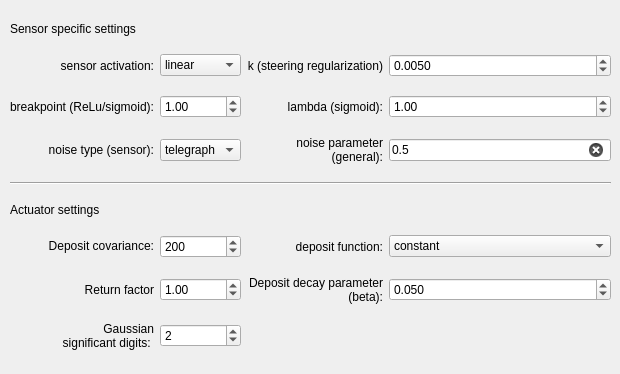
         <widget class="QWidget" name="tab_2">
          <attribute name="title">
           <string>Sensor/actuator specific settings</string>
          </attribute>
          <widget class="QWidget" name="gridLayoutWidget">
           <property name="geometry">
            <rect>
             <x>10</x>
             <y>10</y>
             <width>601</width>
             <height>355</height>
            </rect>
           </property>
           <layout class="QGridLayout" name="gridLayout">
            <item row="6" column="0">
             <widget class="QLabel" name="label_covariance">
              <property name="sizePolicy">
               <sizepolicy hsizetype="Preferred" vsizetype="Maximum">
                <horstretch>0</horstretch>
                <verstretch>0</verstretch>
               </sizepolicy>
              </property>
              <property name="text">
               <string>Deposit covariance:</string>
              </property>
              <property name="alignment">
               <set>Qt::AlignRight|Qt::AlignTrailing|Qt::AlignVCenter</set>
              </property>
             </widget>
            </item>
            <item row="3" column="2">
             <widget class="QLabel" name="label_noiseparameter">
              <property name="text">
               <string>noise parameter
(general):</string>
              </property>
              <property name="alignment">
               <set>Qt::AlignRight|Qt::AlignTrailing|Qt::AlignVCenter</set>
              </property>
             </widget>
            </item>
            <item row="6" column="2">
             <widget class="QLabel" name="label_depfun">
              <property name="text">
               <string>deposit function:</string>
              </property>
              <property name="alignment">
               <set>Qt::AlignRight|Qt::AlignTrailing|Qt::AlignVCenter</set>
              </property>
             </widget>
            </item>
            <item row="1" column="0">
             <widget class="QLabel" name="label_activation">
              <property name="text">
               <string>sensor activation:</string>
              </property>
              <property name="alignment">
               <set>Qt::AlignRight|Qt::AlignTrailing|Qt::AlignVCenter</set>
              </property>
             </widget>
            </item>
            <item row="2" column="3">
             <widget class="QDoubleSpinBox" name="spinbox_lambda">
              <property name="minimum">
               <double>-1.000000000000000</double>
              </property>
              <property name="singleStep">
               <double>0.250000000000000</double>
              </property>
              <property name="value">
               <double>1.000000000000000</double>
              </property>
             </widget>
            </item>
            <item row="5" column="0">
             <widget class="QLabel" name="label_actuatorthings">
              <property name="sizePolicy">
               <sizepolicy hsizetype="Preferred" vsizetype="Maximum">
                <horstretch>0</horstretch>
                <verstretch>0</verstretch>
               </sizepolicy>
              </property>
              <property name="text">
               <string>Actuator settings</string>
              </property>
             </widget>
            </item>
            <item row="6" column="1">
             <widget class="QSpinBox" name="spinbox_covariance">
              <property name="maximum">
               <number>999</number>
              </property>
              <property name="singleStep">
               <number>5</number>
              </property>
              <property name="value">
               <number>200</number>
              </property>
             </widget>
            </item>
            <item row="7" column="2">
             <widget class="QLabel" name="label_depositbeta">
              <property name="sizePolicy">
               <sizepolicy hsizetype="Preferred" vsizetype="Maximum">
                <horstretch>0</horstretch>
                <verstretch>0</verstretch>
               </sizepolicy>
              </property>
              <property name="text">
               <string>Deposit decay parameter
 (beta):</string>
              </property>
              <property name="alignment">
               <set>Qt::AlignRight|Qt::AlignTrailing|Qt::AlignVCenter</set>
              </property>
             </widget>
            </item>
            <item row="7" column="0">
             <widget class="QLabel" name="label_returnfactor">
              <property name="sizePolicy">
               <sizepolicy hsizetype="Preferred" vsizetype="Maximum">
                <horstretch>0</horstretch>
                <verstretch>0</verstretch>
               </sizepolicy>
              </property>
              <property name="text">
               <string>Return factor</string>
              </property>
              <property name="alignment">
               <set>Qt::AlignRight|Qt::AlignTrailing|Qt::AlignVCenter</set>
              </property>
             </widget>
            </item>
            <item row="7" column="1">
             <widget class="QDoubleSpinBox" name="spinbox_returnfactor">
              <property name="minimum">
               <double>0.000000000000000</double>
              </property>
              <property name="maximum">
               <double>10.000000000000000</double>
              </property>
              <property name="singleStep">
               <double>0.100000000000000</double>
              </property>
              <property name="value">
               <double>1.000000000000000</double>
              </property>
             </widget>
            </item>
            <item row="3" column="0">
             <widget class="QLabel" name="label_noise">
              <property name="text">
               <string>noise type (sensor):</string>
              </property>
              <property name="alignment">
               <set>Qt::AlignRight|Qt::AlignTrailing|Qt::AlignVCenter</set>
              </property>
             </widget>
            </item>
            <item row="3" column="1">
             <widget class="QComboBox" name="combobox_noise">
              <property name="currentText">
               <string>telegraph</string>
              </property>
              <property name="currentIndex">
               <number>2</number>
              </property>
              <item>
               <property name="text">
                <string>white</string>
               </property>
              </item>
              <item>
               <property name="text">
                <string>uniform</string>
               </property>
              </item>
              <item>
               <property name="text">
                <string>telegraph</string>
               </property>
              </item>
             </widget>
            </item>
            <item row="7" column="3">
             <widget class="QDoubleSpinBox" name="spinbox_depositbeta">
              <property name="decimals">
               <number>3</number>
              </property>
              <property name="minimum">
               <double>0.000000000000000</double>
              </property>
              <property name="maximum">
               <double>1.000000000000000</double>
              </property>
              <property name="singleStep">
               <double>0.025000000000000</double>
              </property>
              <property name="value">
               <double>0.050000000000000</double>
              </property>
             </widget>
            </item>
            <item row="3" column="3">
             <widget class="QLineEdit" name="line_noiseparameter">
              <property name="text">
               <string>0.5</string>
              </property>
              <property name="maxLength">
               <number>5</number>
              </property>
              <property name="clearButtonEnabled">
               <bool>true</bool>
              </property>
             </widget>
            </item>
            <item row="2" column="0">
             <widget class="QLabel" name="label_breakpoint">
              <property name="text">
               <string>breakpoint (ReLu/sigmoid):</string>
              </property>
              <property name="alignment">
               <set>Qt::AlignRight|Qt::AlignTrailing|Qt::AlignVCenter</set>
              </property>
             </widget>
            </item>
            <item row="8" column="1">
             <widget class="QSpinBox" name="spinbox_significancy">
              <property name="minimum">
               <number>1</number>
              </property>
              <property name="maximum">
               <number>5</number>
              </property>
              <property name="singleStep">
               <number>1</number>
              </property>
              <property name="value">
               <number>2</number>
              </property>
             </widget>
            </item>
            <item row="6" column="3">
             <widget class="QComboBox" name="combobox_depfun">
              <property name="currentText">
               <string>constant</string>
              </property>
              <property name="currentIndex">
               <number>0</number>
              </property>
              <item>
               <property name="text">
                <string>constant</string>
               </property>
              </item>
              <item>
               <property name="text">
                <string>exponential</string>
               </property>
              </item>
             </widget>
            </item>
            <item row="2" column="1">
             <widget class="QDoubleSpinBox" name="spinbox_breakpoint">
              <property name="minimum">
               <double>-1.000000000000000</double>
              </property>
              <property name="singleStep">
               <double>0.250000000000000</double>
              </property>
              <property name="value">
               <double>1.000000000000000</double>
              </property>
             </widget>
            </item>
            <item row="2" column="2">
             <widget class="QLabel" name="label_lambda">
              <property name="text">
               <string>lambda (sigmoid):</string>
              </property>
              <property name="alignment">
               <set>Qt::AlignRight|Qt::AlignTrailing|Qt::AlignVCenter</set>
              </property>
             </widget>
            </item>
            <item row="0" column="0">
             <widget class="QLabel" name="label_sensorthings">
              <property name="sizePolicy">
               <sizepolicy hsizetype="Preferred" vsizetype="Maximum">
                <horstretch>0</horstretch>
                <verstretch>0</verstretch>
               </sizepolicy>
              </property>
              <property name="text">
               <string>Sensor specific settings</string>
              </property>
             </widget>
            </item>
            <item row="1" column="1">
             <widget class="QComboBox" name="combobox_activation">
              <property name="editable">
               <bool>false</bool>
              </property>
              <property name="currentText">
               <string>linear</string>
              </property>
              <item>
               <property name="text">
                <string>linear</string>
               </property>
              </item>
              <item>
               <property name="text">
                <string>ReLu</string>
               </property>
              </item>
              <item>
               <property name="text">
                <string>sigmoid</string>
               </property>
              </item>
             </widget>
            </item>
            <item row="8" column="0">
             <widget class="QLabel" name="label_significancy">
              <property name="sizePolicy">
               <sizepolicy hsizetype="Preferred" vsizetype="Maximum">
                <horstretch>0</horstretch>
                <verstretch>0</verstretch>
               </sizepolicy>
              </property>
              <property name="text">
               <string>Gaussian 
significant digits: </string>
              </property>
              <property name="alignment">
               <set>Qt::AlignRight|Qt::AlignTrailing|Qt::AlignVCenter</set>
              </property>
             </widget>
            </item>
            <item row="4" column="0" colspan="4">
             <widget class="Line" name="line_5">
              <property name="orientation">
               <enum>Qt::Horizontal</enum>
              </property>
             </widget>
            </item>
            <item row="1" column="3">
             <widget class="QDoubleSpinBox" name="spinbox_regularization">
              <property name="decimals">
               <number>4</number>
              </property>
              <property name="minimum">
               <double>0.000000000000000</double>
              </property>
              <property name="singleStep">
               <double>0.001000000000000</double>
              </property>
              <property name="value">
               <double>0.005000000000000</double>
              </property>
             </widget>
            </item>
            <item row="1" column="2">
             <widget class="QLabel" name="label_regularization">
              <property name="text">
               <string>k (steering regularization)</string>
              </property>
              <property name="alignment">
               <set>Qt::AlignRight|Qt::AlignTrailing|Qt::AlignVCenter</set>
              </property>
             </widget>
            </item>
           </layout>
          </widget>
         </widget>
